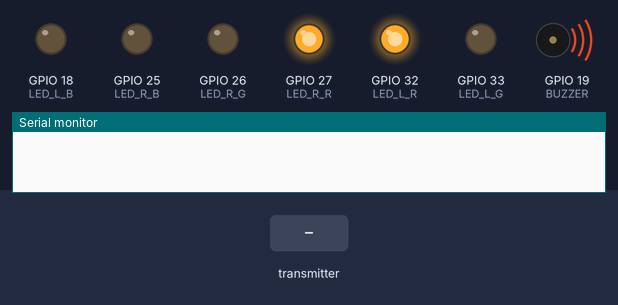
Bench run of a sketch on a simulated ESP32. On the bench: output pins drawn as LEDs (lit = HIGH), buzzer (waves = sounding, pin HIGH), the last lines printed to the serial monitor. The test bench sets the inputs (shaded band). Nothing arrives over Bluetooth unless stated; a phone connects over Bluetooth LE 3 s after start.

Above: at 0.1 s.
At 2.7 s:
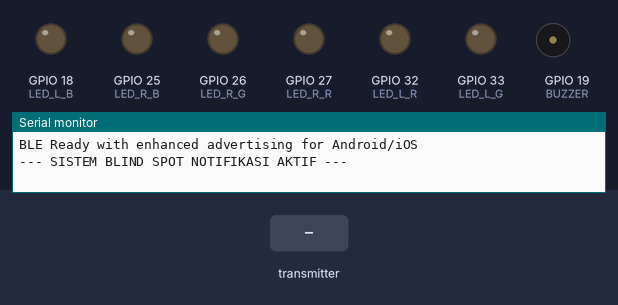
2.8 s: the transmitter starts sending distance = 0
At 3.6 s:
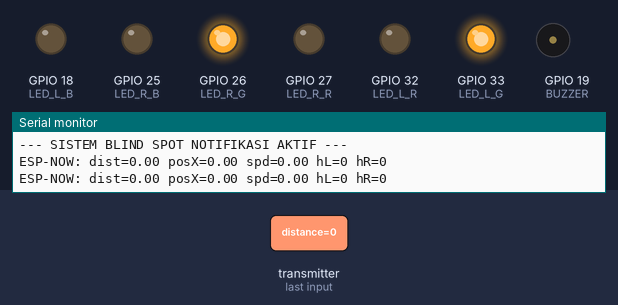
Timing chart, 0 to 5.8 s (numbered marks = the images above; inputs shaded):
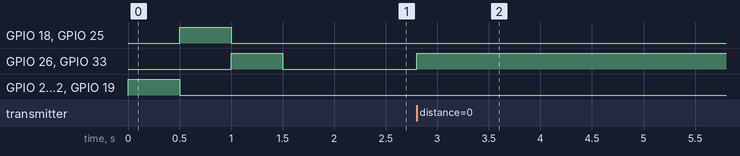

Measured:
- after the input at 2.8 s, GPIO 26 (LED_R_G), GPIO 33 (LED_L_G): LOW → HIGH at once

The sketch:

notifikasi_fixed.ino
```cpp
#include <esp_now.h>
#include <WiFi.h>
#include <esp_wifi.h>
#include <BLEDevice.h>
#include <BLEUtils.h>
#include <BLEServer.h>
#include <BLE2902.h>

// ===== PIN DEFINITION =====
const int LED_L_R = 32; const int LED_L_G = 33; const int LED_L_B = 18;
const int LED_R_R = 27; const int LED_R_G = 26; const int LED_R_B = 25;
const int BUZZER  = 19;

// ===== BLE CONFIGURATION =====
#define SERVICE_UUID        "4fafc201-1fb5-459e-8fcc-c5c9c331914b"
#define CHARACTERISTIC_UUID "beb5483e-36e1-4688-b7f5-ea07361b26a8"

BLECharacteristic *pCharacteristic;
bool deviceConnected = false;

// ===== BLE CALLBACKS =====
class MyServerCallbacks: public BLEServerCallbacks {
    void onConnect(BLEServer* pServer) {
      deviceConnected = true;
      Serial.println("\n>>> App Connected!");
    };
    void onDisconnect(BLEServer* pServer) {
      deviceConnected = false;
      Serial.println("\n>>> App Disconnected! Mencari ulang...");
      pServer->getAdvertising()->start();
    }
};

unsigned long previousMillis = 0;
int buzzerState = LOW;
int beepInterval = 0;

// Struktur harus sama persis dengan Pengirim
typedef struct struct_message {
  float distance;
  float posX;
  float speed;
  uint8_t hazardLevelL;
  uint8_t hazardLevelR;
} struct_message;

struct_message incomingData;

void setLED(String side, String color) {
  int r = LOW, g = LOW, b = LOW;
  if (color == "BAHAYA")       { r = HIGH; g = LOW; b = LOW; }
  else if (color == "WASPADA") { r = LOW; g = LOW; b = HIGH; }
  else if (color == "AMAN")    { r = LOW; g = HIGH; b = LOW; }
  else { r = LOW; g = LOW; b = LOW; }

  if (side == "L" || side == "ALL") {
    digitalWrite(LED_L_R, r); digitalWrite(LED_L_G, g); digitalWrite(LED_L_B, b);
  }
  if (side == "R" || side == "ALL") {
    digitalWrite(LED_R_R, r); digitalWrite(LED_R_G, g); digitalWrite(LED_R_B, b);
  }
}

void startupDebug() {
  setLED("ALL", "BAHAYA"); digitalWrite(BUZZER, HIGH); delay(500);
  setLED("ALL", "WASPADA"); digitalWrite(BUZZER, LOW); delay(500);
  setLED("ALL", "AMAN"); delay(500);
  setLED("ALL", "OFF");
}

// === FUNGSI EKSEKUSI SAAT DATA MASUK (ESP-NOW) ===
void OnDataRecv(const uint8_t * mac, const uint8_t *incomingDataPtr, int len) {
  // PERBAIKAN: Cek panjang data untuk memastikan data lengkap
  if (len != sizeof(incomingData)) {
    Serial.printf("ESP-NOW: Bad length %d, expected %d\n", len, sizeof(incomingData));
    return;
  }

  memcpy(&incomingData, incomingDataPtr, sizeof(incomingData));

  // DEBUG: Print semua data yang diterima
  Serial.printf("ESP-NOW: dist=%.2f posX=%.2f spd=%.2f hL=%d hR=%d\n",
                incomingData.distance, incomingData.posX, incomingData.speed,
                incomingData.hazardLevelL, incomingData.hazardLevelR);

  // Konversi Angka (0,1,2) kembali ke Teks Perintah LED
  String statusL = (incomingData.hazardLevelL == 2) ? "BAHAYA" : ((incomingData.hazardLevelL == 1) ? "WASPADA" : "AMAN");
  String statusR = (incomingData.hazardLevelR == 2) ? "BAHAYA" : ((incomingData.hazardLevelR == 1) ? "WASPADA" : "AMAN");

  // Eksekusi Lampu Kiri dan Kanan Sesuai Sisi
  setLED("L", statusL);
  setLED("R", statusR);

  // Eksekusi Buzzer
  if (incomingData.hazardLevelL == 2 || incomingData.hazardLevelR == 2) {
      beepInterval = 100;
  } else if (incomingData.hazardLevelL == 1 || incomingData.hazardLevelR == 1) {
      beepInterval = 400;
  } else {
      beepInterval = 0;
      buzzerState = LOW;
      digitalWrite(BUZZER, LOW);
  }
}

void setup() {
  Serial.begin(115200);

  pinMode(LED_L_R, OUTPUT); pinMode(LED_L_G, OUTPUT); pinMode(LED_L_B, OUTPUT);
  pinMode(LED_R_R, OUTPUT); pinMode(LED_R_G, OUTPUT); pinMode(LED_R_B, OUTPUT);
  pinMode(BUZZER, OUTPUT);

  startupDebug();

  // --- INISIALISASI BLE ---
  BLEDevice::init("BlindSpotMonitor_ESP32");  // Nama perangkat yang jelas
  BLEServer *pServer = BLEDevice::createServer();
  pServer->setCallbacks(new MyServerCallbacks());

  BLEService *pService = pServer->createService(SERVICE_UUID);

  pCharacteristic = pService->createCharacteristic(
                      CHARACTERISTIC_UUID,
                      BLECharacteristic::PROPERTY_READ   |
                      BLECharacteristic::PROPERTY_NOTIFY |
                      BLECharacteristic::PROPERTY_WRITE
                    );

  pCharacteristic->addDescriptor(new BLE2902());

  pService->start();

  // PERBAIKAN: Konfigurasi advertising untuk kompatibilitas Android/iOS
  BLEAdvertising *pAdvertising = BLEDevice::getAdvertising();
  pAdvertising->addServiceUUID(SERVICE_UUID);
  pAdvertising->setScanResponse(true);  // Penting untuk iOS dan Android
  pAdvertising->setMinPreferred(0x06);
  pAdvertising->setMinPreferred(0x12);

  // PERBAIKAN: Atur interval advertising lebih cepat untuk Android
  pAdvertising->setAdvertisementInterval(100);  // 100ms interval (default 100ms)

  // PERBAIKAN: Tambahkan manufacturer data untuk membantu discovery
  uint8_t manufacturerData[4] = {0xFF, 0xFF, 0x01, 0x00};  // Custom manufacturer data
  pAdvertising->setManufacturerData(std::string((char*)manufacturerData, 4));

  BLEDevice::startAdvertising();

  Serial.println("BLE Ready with enhanced advertising for Android/iOS");

  WiFi.mode(WIFI_STA);
  esp_wifi_set_channel(1, WIFI_SECOND_CHAN_NONE); // Kunci Channel 1

  if (esp_now_init() != ESP_OK) {
    Serial.println("Error inisialisasi ESP-NOW");
    return;
  }

  esp_now_register_recv_cb(OnDataRecv);
  Serial.println("--- SISTEM BLIND SPOT NOTIFIKASI AKTIF ---");
}

void loop() {
  // Handle Buzzer
  if (beepInterval > 0) {
    unsigned long currentMillis = millis();
    if (currentMillis - previousMillis >= beepInterval) {
      previousMillis = currentMillis;
      buzzerState = !buzzerState;
      digitalWrite(BUZZER, buzzerState);
    }
  }

  // Kirim data via BLE setiap 200ms jika connected
  static unsigned long lastBLSend = 0;
  if (millis() - lastBLSend > 200) {
    lastBLSend = millis();

    if (deviceConnected) {
      String jsonString = "{\"dist\":";
      jsonString += String(incomingData.distance, 2);
      jsonString += ", \"posX\":";
      jsonString += String(incomingData.posX, 0);
      jsonString += ", \"spd\":";
      jsonString += String(incomingData.speed, 2);
      jsonString += ", \"hL\":";
      jsonString += String(incomingData.hazardLevelL);
      jsonString += ", \"hR\":";
      jsonString += String(incomingData.hazardLevelR);
      jsonString += "}";

      // PERBAIKAN: Kirim dengan panjang eksplisit untuk menghindari null bytes
      pCharacteristic->setValue((uint8_t*)jsonString.c_str(), jsonString.length());
      pCharacteristic->notify();

      Serial.println("BLE Sent: " + jsonString);
    }
  }
}
```
